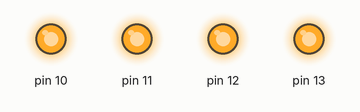
The sketch below on a simulated Arduino Uno, built with avr-gcc and run on an emulated ATmega328P. Shown: output pins drawn as LEDs (lit = HIGH).

Above: at 0.05 s.
At 2.75 s:
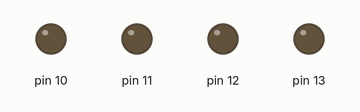
Timing chart, 0 to 3.0 s (numbered marks = the images above):
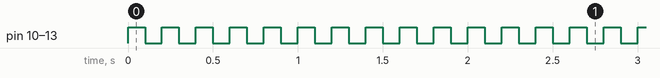

The sketch:

pisca_seq_led.ino
```cpp
//Programa: Pisca Led Arduino
//Data: 16/07/2019
//Autor: Fábio Ferreira

void setup() {
  // Define a porta do led como saída:
  pinMode(10, OUTPUT);
  pinMode(11, OUTPUT);
  pinMode(12, OUTPUT);
  pinMode(13, OUTPUT);
}

void loop() {
  //Acende o led
  digitalWrite(10, HIGH);
  digitalWrite(11, HIGH);
  digitalWrite(12, HIGH);
  digitalWrite(13, HIGH);

  //Aguarda o intervalo especificado
  delay(100);

  //Apaga o led
  digitalWrite(10, LOW);
  digitalWrite(11, LOW);
  digitalWrite(12, LOW);
  digitalWrite(13, LOW);

  //Aguarda o intervalo especificado
  delay(100);
}
```

Measured:
- by itself, pin 10–13: alternates HIGH for 0.10 s and LOW for 0.10 s
